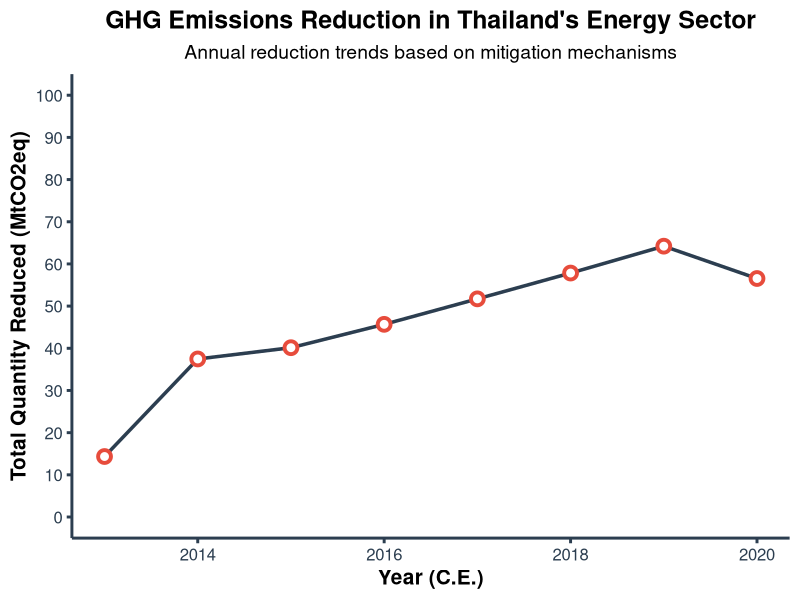

Write R code to recreate this figure.
## ---- chunk 1
library(dplyr)
library(ggplot2)

data_reduce <- readxl::read_excel("GHG-reduction-data.xlsx")
## ---- chunk 2
data_reduce <- data_reduce %>%
  mutate(
    `Year (C.E.)` = as.numeric(`Year (C.E.)`),
    Sector = as.factor(Sector),
    `Mitigation Mechanism` = as.factor(`Mitigation Mechanism`)
  )
## ---- chunk 3
time_series_data <- data_reduce %>%
  group_by(`Year (C.E.)`) %>%
  summarise(`Total Quantity Reduced (MtCO2eq)` 
            = sum(`Quantity reduced (MtCO2eq)`, 
                  na.rm = TRUE))
## ---- chunk 4
ggplot(time_series_data, aes(x = `Year (C.E.)`, y = `Total Quantity Reduced (MtCO2eq)`)) +
  geom_line(color = "#2c3e50", 
            size = 1.2, 
            linetype = "solid") +  
  
  # Darker line color and thicker line
  geom_point(color = "#e74c3c", 
             size = 3, 
             shape = 21, 
             fill = "white", 
             stroke = 2) +  # Custom points with fill and stroke
  
  labs(
    title = "GHG Emissions Reduction in Thailand's Energy Sector",
    subtitle = "Annual reduction trends based on mitigation mechanisms",
    x = "Year (C.E.)",
    y = "Total Quantity Reduced (MtCO2eq)") +
    scale_y_continuous(limits = c(0, 100),
                     breaks = seq(0, 100, 
                                  by = 10)) +  # Custom y-axis limits and breaks
  theme_minimal(base_size = 15) + # Increase base text size for better readability
  
  
  theme(
    plot.title = element_text(face = "bold", 
                              size = 18, 
                              hjust = 0.5),  # Center and bold title
    panel.grid = element_blank(),  # Remove gridlines
    plot.subtitle = element_text(size = 14, hjust = 0.5),  # Center subtitle
    axis.title = element_text(face = "bold"),  # Bold axis titles
    axis.text = element_text(color = "#2c3e50"),  # Darker axis text
    axis.line = element_line(color = "#2c3e50", size = 1),  # Add axis lines
    axis.ticks = element_line(color = "#2c3e50", size = 1)  # Customize axis ticks
  )
